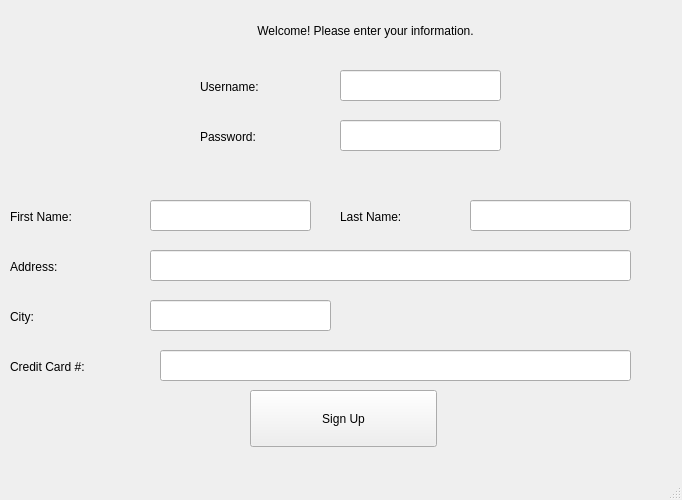
<?xml version="1.0" encoding="UTF-8"?>
<ui version="4.0">
 <class>sign_up_interface</class>
 <widget class="QMainWindow" name="sign_up_interface">
  <property name="geometry">
   <rect>
    <x>0</x>
    <y>0</y>
    <width>682</width>
    <height>500</height>
   </rect>
  </property>
  <property name="maximumSize">
   <size>
    <width>1000</width>
    <height>500</height>
   </size>
  </property>
  <property name="windowTitle">
   <string>MainWindow</string>
  </property>
  <widget class="QWidget" name="centralwidget">
   <widget class="QLabel" name="fn_label">
    <property name="geometry">
     <rect>
      <x>10</x>
      <y>200</y>
      <width>111</width>
      <height>33</height>
     </rect>
    </property>
    <property name="text">
     <string>First Name:</string>
    </property>
   </widget>
   <widget class="QLabel" name="header">
    <property name="geometry">
     <rect>
      <x>110</x>
      <y>10</y>
      <width>511</width>
      <height>41</height>
     </rect>
    </property>
    <property name="text">
     <string>Welcome! Please enter your information.</string>
    </property>
    <property name="alignment">
     <set>Qt::AlignCenter</set>
    </property>
   </widget>
   <widget class="QLabel" name="ln_label">
    <property name="geometry">
     <rect>
      <x>340</x>
      <y>200</y>
      <width>101</width>
      <height>33</height>
     </rect>
    </property>
    <property name="text">
     <string>Last Name:</string>
    </property>
   </widget>
   <widget class="QLabel" name="address_label">
    <property name="geometry">
     <rect>
      <x>10</x>
      <y>250</y>
      <width>81</width>
      <height>33</height>
     </rect>
    </property>
    <property name="text">
     <string>Address:</string>
    </property>
   </widget>
   <widget class="QLabel" name="city_label">
    <property name="geometry">
     <rect>
      <x>10</x>
      <y>300</y>
      <width>61</width>
      <height>33</height>
     </rect>
    </property>
    <property name="text">
     <string>City:</string>
    </property>
   </widget>
   <widget class="QLabel" name="cc_label">
    <property name="geometry">
     <rect>
      <x>10</x>
      <y>350</y>
      <width>141</width>
      <height>33</height>
     </rect>
    </property>
    <property name="text">
     <string>Credit Card #:</string>
    </property>
   </widget>
   <widget class="QPushButton" name="signup_btn">
    <property name="geometry">
     <rect>
      <x>250</x>
      <y>390</y>
      <width>187</width>
      <height>57</height>
     </rect>
    </property>
    <property name="text">
     <string>Sign Up</string>
    </property>
   </widget>
   <widget class="QLabel" name="username_label">
    <property name="geometry">
     <rect>
      <x>200</x>
      <y>70</y>
      <width>111</width>
      <height>33</height>
     </rect>
    </property>
    <property name="text">
     <string>Username:</string>
    </property>
   </widget>
   <widget class="QLabel" name="password_label">
    <property name="geometry">
     <rect>
      <x>200</x>
      <y>120</y>
      <width>111</width>
      <height>33</height>
     </rect>
    </property>
    <property name="text">
     <string>Password:</string>
    </property>
   </widget>
   <widget class="QLineEdit" name="username_input">
    <property name="geometry">
     <rect>
      <x>340</x>
      <y>70</y>
      <width>161</width>
      <height>31</height>
     </rect>
    </property>
   </widget>
   <widget class="QLineEdit" name="password_input">
    <property name="geometry">
     <rect>
      <x>340</x>
      <y>120</y>
      <width>161</width>
      <height>31</height>
     </rect>
    </property>
   </widget>
   <widget class="QLineEdit" name="fn_input">
    <property name="geometry">
     <rect>
      <x>150</x>
      <y>200</y>
      <width>161</width>
      <height>31</height>
     </rect>
    </property>
   </widget>
   <widget class="QLineEdit" name="ln_input">
    <property name="geometry">
     <rect>
      <x>470</x>
      <y>200</y>
      <width>161</width>
      <height>31</height>
     </rect>
    </property>
   </widget>
   <widget class="QLineEdit" name="address_input">
    <property name="geometry">
     <rect>
      <x>150</x>
      <y>250</y>
      <width>481</width>
      <height>31</height>
     </rect>
    </property>
   </widget>
   <widget class="QLineEdit" name="city_input">
    <property name="geometry">
     <rect>
      <x>150</x>
      <y>300</y>
      <width>181</width>
      <height>31</height>
     </rect>
    </property>
   </widget>
   <widget class="QLineEdit" name="cc_input">
    <property name="geometry">
     <rect>
      <x>160</x>
      <y>350</y>
      <width>471</width>
      <height>31</height>
     </rect>
    </property>
   </widget>
  </widget>
  <widget class="QStatusBar" name="statusbar"/>
 </widget>
 <resources/>
 <connections/>
</ui>
